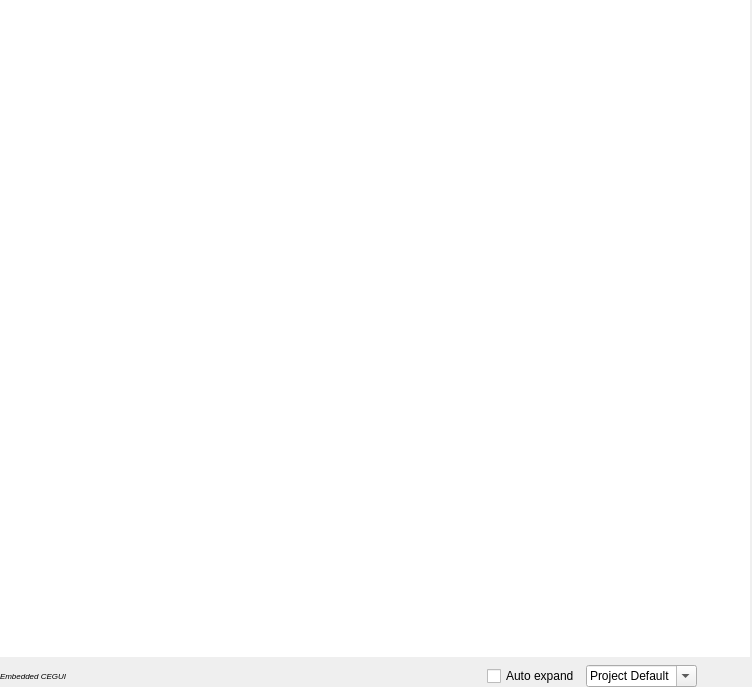
<?xml version="1.0" encoding="UTF-8"?>
<ui version="4.0">
 <class>CEGUIContainerWidget</class>
 <widget class="QWidget" name="CEGUIContainerWidget">
  <property name="geometry">
   <rect>
    <x>0</x>
    <y>0</y>
    <width>752</width>
    <height>687</height>
   </rect>
  </property>
  <property name="windowTitle">
   <string>Form</string>
  </property>
  <layout class="QVBoxLayout" name="verticalLayout">
   <property name="spacing">
    <number>0</number>
   </property>
   <property name="margin">
    <number>0</number>
   </property>
   <item>
    <widget class="QScrollArea" name="scrollArea">
     <property name="frameShape">
      <enum>QFrame::NoFrame</enum>
     </property>
     <property name="verticalScrollBarPolicy">
      <enum>Qt::ScrollBarAsNeeded</enum>
     </property>
     <property name="horizontalScrollBarPolicy">
      <enum>Qt::ScrollBarAsNeeded</enum>
     </property>
     <property name="widgetResizable">
      <bool>false</bool>
     </property>
     <widget class="GraphicsView" name="view">
      <property name="geometry">
       <rect>
        <x>0</x>
        <y>0</y>
        <width>750</width>
        <height>657</height>
       </rect>
      </property>
      <property name="sizePolicy">
       <sizepolicy hsizetype="Preferred" vsizetype="Preferred">
        <horstretch>0</horstretch>
        <verstretch>0</verstretch>
       </sizepolicy>
      </property>
      <property name="frameShape">
       <enum>QFrame::NoFrame</enum>
      </property>
      <property name="verticalScrollBarPolicy">
       <enum>Qt::ScrollBarAlwaysOff</enum>
      </property>
      <property name="horizontalScrollBarPolicy">
       <enum>Qt::ScrollBarAlwaysOff</enum>
      </property>
      <property name="viewportUpdateMode">
       <enum>QGraphicsView::MinimalViewportUpdate</enum>
      </property>
     </widget>
    </widget>
   </item>
   <item>
    <widget class="QWidget" name="widget_2" native="true">
     <property name="sizePolicy">
      <sizepolicy hsizetype="Preferred" vsizetype="Maximum">
       <horstretch>0</horstretch>
       <verstretch>0</verstretch>
      </sizepolicy>
     </property>
     <layout class="QHBoxLayout" name="horizontalLayout">
      <property name="leftMargin">
       <number>0</number>
      </property>
      <property name="topMargin">
       <number>4</number>
      </property>
      <property name="rightMargin">
       <number>9</number>
      </property>
      <property name="bottomMargin">
       <number>0</number>
      </property>
      <item>
       <widget class="QLabel" name="label">
        <property name="font">
         <font>
          <pointsize>6</pointsize>
          <italic>true</italic>
          <kerning>true</kerning>
         </font>
        </property>
        <property name="text">
         <string>Embedded CEGUI</string>
        </property>
        <property name="margin">
         <number>6</number>
        </property>
       </widget>
      </item>
      <item>
       <spacer name="horizontalSpacer">
        <property name="orientation">
         <enum>Qt::Horizontal</enum>
        </property>
        <property name="sizeHint" stdset="0">
         <size>
          <width>40</width>
          <height>20</height>
         </size>
        </property>
       </spacer>
      </item>
      <item>
       <widget class="QCheckBox" name="autoExpand">
        <property name="text">
         <string>Auto expand</string>
        </property>
       </widget>
      </item>
      <item>
       <widget class="QComboBox" name="resolutionBox">
        <property name="editable">
         <bool>true</bool>
        </property>
        <item>
         <property name="text">
          <string>Project Default</string>
         </property>
        </item>
        <item>
         <property name="text">
          <string>800x600</string>
         </property>
        </item>
        <item>
         <property name="text">
          <string>1024x768</string>
         </property>
        </item>
        <item>
         <property name="text">
          <string>1280x1024</string>
         </property>
        </item>
        <item>
         <property name="text">
          <string>1650x1080</string>
         </property>
        </item>
       </widget>
      </item>
      <item>
       <widget class="QPushButton" name="debugInfoButton">
        <property name="text">
         <string/>
        </property>
        <property name="icon">
         <iconset>
          <normaloff>icons/cegui/debug_info.png</normaloff>icons/cegui/debug_info.png</iconset>
        </property>
        <property name="autoDefault">
         <bool>false</bool>
        </property>
        <property name="default">
         <bool>false</bool>
        </property>
        <property name="flat">
         <bool>true</bool>
        </property>
       </widget>
      </item>
     </layout>
    </widget>
   </item>
  </layout>
 </widget>
 <customwidgets>
  <customwidget>
   <class>GraphicsView</class>
   <extends>QGraphicsView</extends>
   <header>cegui</header>
  </customwidget>
 </customwidgets>
 <resources/>
 <connections>
  <connection>
   <sender>autoExpand</sender>
   <signal>toggled(bool)</signal>
   <receiver>resolutionBox</receiver>
   <slot>setDisabled(bool)</slot>
   <hints>
    <hint type="sourcelabel">
     <x>611</x>
     <y>669</y>
    </hint>
    <hint type="destinationlabel">
     <x>708</x>
     <y>669</y>
    </hint>
   </hints>
  </connection>
 </connections>
</ui>
